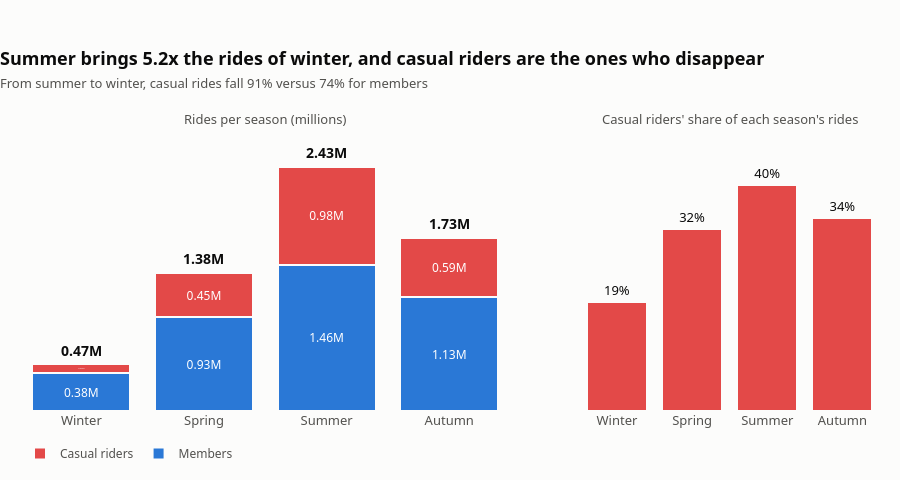

The cell this chart's notebook holds for it:
### Code cell
from plotly.subplots import make_subplots

SURFACE, INK, INK_2, MUTED = "#fcfcfb", "#0b0b0b", "#52514e", "#898781"
SEASONS = ["Winter", "Spring", "Summer", "Autumn"]
RIDER_LABEL = {"member": "Members", "casual": "Casual riders"}
RIDER_COLOR = {"member": "#2a78d6", "casual": "#e34948"}

trips = {(s, r): n for s, r, n in df.group_by("season", "member_casual").agg(pl.len()).iter_rows()}
total = {s: trips[s, "member"] + trips[s, "casual"] for s in SEASONS}
casual_share = {s: trips[s, "casual"] / total[s] * 100 for s in SEASONS}

# Headline numbers
x_summer_vs_winter = total["Summer"] / total["Winter"]
drop = {r: (1 - trips["Winter", r] / trips["Summer", r]) * 100 for r in RIDER_LABEL}

fig = make_subplots(
    rows=1, cols=2, column_widths=[0.62, 0.38], horizontal_spacing=0.08,
    subplot_titles=["Rides per season (millions)", "Casual riders' share of each season's rides"],
)
fig.update_annotations(font=dict(size=13, color=INK_2))  # style subplot titles only

# Left: volume per season, stacked by rider type, labeled directly
for r in ["member", "casual"]:
    fig.add_trace(
        go.Bar(
            x=SEASONS, y=[trips[s, r] / 1e6 for s in SEASONS], name=RIDER_LABEL[r],
            marker=dict(color=RIDER_COLOR[r], line=dict(width=2, color=SURFACE)),
            text=[f"{trips[s, r] / 1e6:.2f}M" for s in SEASONS],
            textposition="inside", insidetextanchor="middle",
            textfont=dict(size=12, color="#ffffff"),
            hovertemplate=f"<b>{RIDER_LABEL[r]}</b><br>%{{x}}: %{{y:.2f}}M rides<extra></extra>",
        ),
        row=1, col=1,
    )
for s in SEASONS:
    fig.add_annotation(
        x=s, y=total[s] / 1e6, xref="x", yref="y", text=f"<b>{total[s] / 1e6:.2f}M</b>",
        showarrow=False, yshift=14, font=dict(size=14, color=INK),
    )

# Right: how the mix shifts with the season
fig.add_trace(
    go.Bar(
        x=SEASONS, y=[casual_share[s] for s in SEASONS], showlegend=False,
        marker=dict(color=RIDER_COLOR["casual"], line=dict(width=2, color=SURFACE)),
        text=[f"{casual_share[s]:.0f}%" for s in SEASONS], textposition="outside",
        textfont=dict(size=13, color=INK), cliponaxis=False,
        hovertemplate="%{x}: %{y:.1f}% of rides are casual<extra></extra>",
    ),
    row=1, col=2,
)

fig.update_layout(
    barmode="stack",
    title=dict(
        text=(f"<b>Summer brings {x_summer_vs_winter:.1f}x the rides of winter, "
              "and casual riders are the ones who disappear</b>"
              f"<br><span style='font-size:13px;color:{INK_2}'>"
              f"From summer to winter, casual rides fall {drop['casual']:.0f}% "
              f"versus {drop['member']:.0f}% for members</span>"),
        x=0, xanchor="left", font=dict(size=18, color=INK),
    ),
    paper_bgcolor=SURFACE, plot_bgcolor=SURFACE,
    font=dict(family="system-ui, -apple-system, 'Segoe UI', sans-serif", color=INK_2),
    legend=dict(orientation="h", x=0, y=-0.1, font=dict(size=12, color=INK_2)),
    margin=dict(t=130, l=20, r=20, b=60), height=480,
)
fig.update_yaxes(visible=False, showgrid=False, zeroline=False)
fig.update_yaxes(range=[0, max(total.values()) / 1e6 * 1.15], row=1, col=1)
fig.update_yaxes(range=[0, 50], row=1, col=2)
fig.update_xaxes(showgrid=False, showline=False, ticks="", tickfont=dict(size=13, color=INK_2))
fig.show()
fig.write_image("../figs/02_rides_per_season.svg", width=1200)

### Figure 1 — Plotly figure (JSON) as saved in the notebook; plotly's stock layout.template omitted (floating-point values rounded to 4 significant figures)
{"data": [{"hovertemplate": "<b>Members</b><br>%{x}: %{y:.2f}M rides<extra></extra>", "insidetextanchor": "middle", "marker": {"color": "#2a78d6", "line": {"color": "#fcfcfb", "width": 2}}, "name": "Members", "text": ["0.38M", "0.93M", "1.46M", "1.13M"], "textfont": {"color": "#ffffff", "size": 12}, "textposition": "inside", "x": ["Winter", "Spring", "Summer", "Autumn"], "y": [0.3765, 0.9316, 1.456, 1.133], "type": "bar", "xaxis": "x", "yaxis": "y"}, {"hovertemplate": "<b>Casual riders</b><br>%{x}: %{y:.2f}M rides<extra></extra>", "insidetextanchor": "middle", "marker": {"color": "#e34948", "line": {"color": "#fcfcfb", "width": 2}}, "name": "Casual riders", "text": ["0.09M", "0.45M", "0.98M", "0.59M"], "textfont": {"color": "#ffffff", "size": 12}, "textposition": "inside", "x": ["Winter", "Spring", "Summer", "Autumn"], "y": [0.09104, 0.4476, 0.9782, 0.5932], "type": "bar", "xaxis": "x", "yaxis": "y"}, {"cliponaxis": false, "hovertemplate": "%{x}: %{y:.1f}% of rides are casual<extra></extra>", "marker": {"color": "#e34948", "line": {"color": "#fcfcfb", "width": 2}}, "showlegend": false, "text": ["19%", "32%", "40%", "34%"], "textfont": {"color": "#0b0b0b", "size": 13}, "textposition": "outside", "x": ["Winter", "Spring", "Summer", "Autumn"], "y": [19.47, 32.46, 40.19, 34.36], "type": "bar", "xaxis": "x2", "yaxis": "y2"}], "layout": {"xaxis": {"anchor": "y", "domain": [0.0, 0.5704], "tickfont": {"size": 13, "color": "#52514e"}, "showgrid": false, "showline": false, "ticks": ""}, "yaxis": {"anchor": "x", "domain": [0.0, 1.0], "visible": false, "showgrid": false, "zeroline": false, "range": [0, 2.799]}, "xaxis2": {"anchor": "y2", "domain": [0.6504, 1.0], "tickfont": {"size": 13, "color": "#52514e"}, "showgrid": false, "showline": false, "ticks": ""}, "yaxis2": {"anchor": "x2", "domain": [0.0, 1.0], "visible": false, "showgrid": false, "zeroline": false, "range": [0, 50]}, "annotations": [{"font": {"color": "#52514e", "size": 13}, "showarrow": false, "text": "Rides per season (millions)", "x": 0.2852, "xanchor": "center", "xref": "paper", "y": 1.0, "yanchor": "bottom", "yref": "paper"}, {"font": {"color": "#52514e", "size": 13}, "showarrow": false, "text": "Casual riders' share of each season's rides", "x": 0.8252, "xanchor": "center", "xref": "paper", "y": 1.0, "yanchor": "bottom", "yref": "paper"}, {"font": {"color": "#0b0b0b", "size": 14}, "showarrow": false, "text": "<b>0.47M</b>", "x": "Winter", "xref": "x", "y": 0.4675, "yref": "y", "yshift": 14}, {"font": {"color": "#0b0b0b", "size": 14}, "showarrow": false, "text": "<b>1.38M</b>", "x": "Spring", "xref": "x", "y": 1.379, "yref": "y", "yshift": 14}, {"font": {"color": "#0b0b0b", "size": 14}, "showarrow": false, "text": "<b>2.43M</b>", "x": "Summer", "xref": "x", "y": 2.434, "yref": "y", "yshift": 14}, {"font": {"color": "#0b0b0b", "size": 14}, "showarrow": false, "text": "<b>1.73M</b>", "x": "Autumn", "xref": "x", "y": 1.726, "yref": "y", "yshift": 14}], "title": {"font": {"size": 18, "color": "#0b0b0b"}, "text": "<b>Summer brings 5.2x the rides of winter, and casual riders are the ones who disappear</b><br><span style='font-size:13px;color:#52514e'>From summer to winter, casual rides fall 91% versus 74% for members</span>", "x": 0, "xanchor": "left"}, "font": {"family": "system-ui, -apple-system, 'Segoe UI', sans-serif", "color": "#52514e"}, "legend": {"font": {"size": 12, "color": "#52514e"}, "orientation": "h", "x": 0, "y": -0.1}, "margin": {"t": 130, "l": 20, "r": 20, "b": 60}, "barmode": "stack", "paper_bgcolor": "#fcfcfb", "plot_bgcolor": "#fcfcfb", "height": 480}}
